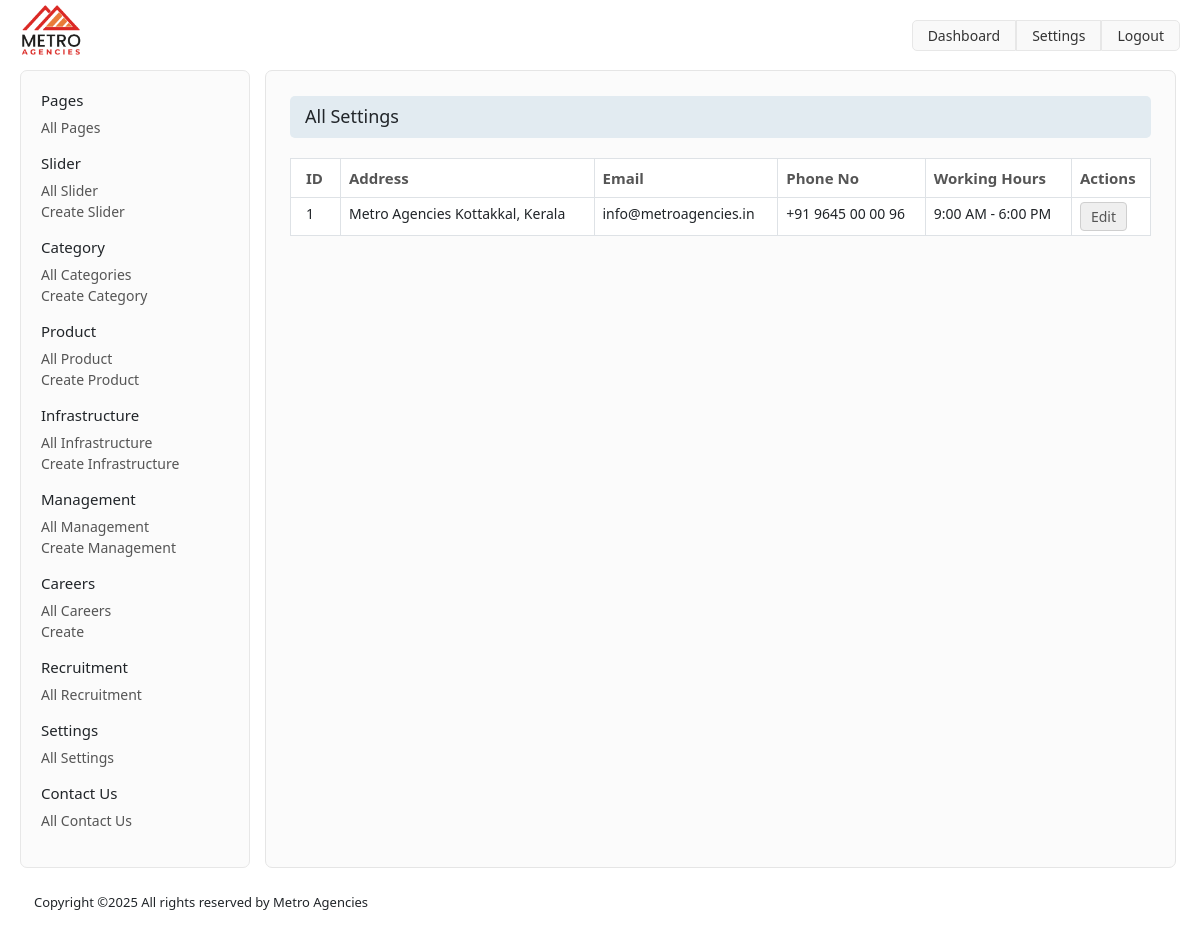
The app's page /index.php/admin/settings with its own data.
### tables this page shows
CREATE TABLE IF NOT EXISTS `tbl_settings` (
  `id` int NOT NULL AUTO_INCREMENT,
  `address` varchar(255) NOT NULL,
  `phone_no` varchar(255) NOT NULL,
  `email` varchar(255) NOT NULL,
  `working_hours` varchar(255) NOT NULL,
  `is_active` int NOT NULL,
  PRIMARY KEY (`id`)
);

### application/controllers/admin/Settings.php (called while the page is built, shortened)
<?php
class Settings extends CI_Controller {
    public function __construct() {
        $this->load->library('upload');
        $this->load->model('admin/PageBuilder_model');
    }
    public function index()
    {
        $data['settings'] = $this->PageBuilder_model->getSettings();
        $this->load->view('admin/template/header');
        $this->load->view('admin/settings/list', $data);
        $this->load->view('admin/template/footer');
    }
}

### index.php (called while the page is built, shortened)
<?php
require_once BASEPATH.'core/CodeIgniter.php';

### application/models/admin/PageBuilder_model.php (called while the page is built, shortened)
<?php
class PageBuilder_model extends CI_Model {
    public function getSettings() {
        return $this->db->get('tbl_settings')->result_array();
    }
}

### application/views/admin/settings/list.php (the view, shortened to what this page needs)
<div class="admin-content">
    <div class="container-fluid">
        <?php include 'application/views/admin/template/sidebar.php' ?>
        <div class="admin-main-content">
            <div class="container-fluid">
                <div class="row">
                    <div class="col-12">
                        <div class="page-title">
                            <h2>All Settings</h2>
                        </div>
                    </div>
                </div>
                <div class="row">
                    <div class="col-12">
                        <table class="table table-bordered">
                            <thead>
                                <tr>
                                    <th>ID</th>
                                    <th>Address</th>
                                    <th>Email</th>
                                    <th>Phone No</th>
                                    <th>Working Hours</th>
                                    <th>Actions</th>
                                </tr>
                            </thead>
                            <tbody>
                                <?php foreach ($settings as $setting) : ?>
                                <tr>
                                    <td><?= $setting['id']; ?></td>
                                    <td><?= $setting['address']; ?></td>
                                    <td><?= $setting['email']; ?></td>
                                    <td><?= $setting['phone_no']; ?></td>
                                    <td><?= $setting['working_hours']; ?></td>
                                    <td>
                                        <a href="<?php echo base_url();?>admin/settings/edit/<?= $setting['id']; ?>"
                                            class="btn">Edit</a>
                                    </td>
                                </tr>
                                <?php endforeach; ?>
                            </tbody>
                        </table>
                    </div>
                </div>
            </div>
        </div>
    </div>
</div>

### admin/css/admin.css (style rules this page uses)
:root { --sm: 768px; --lg: 992px; }
html { height: 100%; }
body { display: grid; grid-template-rows: auto 1fr auto; height: 100%; }
.admin-main-content { border: 1px solid #e5e5e5; background: #fbfbfb; border-radius: 7px; height: 100%; padding-top: 25px; padding-bottom: 25px; }
.btn { background: #efefef; border: 1px solid #cfcfcf; padding: 3px 10px !important; font-size: 14px; color: #555; }

### records on screen
tbl_settings: id "1", address "Metro Agencies Kottakkal, Kerala", email "info@metroagencies.in", phone_no "+91 9645 00 00 96", working_hours "9:00 AM - 6:00 PM"
